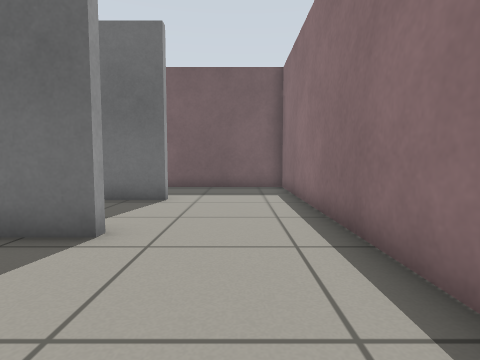
[1] (above)

18 first-person views from a walk through a Gazebo world. The camera is 0.58 m above the floor, tilts 4° down and sees 80° across. The floor is counted in squares, 0.5 m on a side. Each view is taken from the middle of a square. On the plan, view 1 faces up. The plan holds only what a view shows up to about 12 squares ahead; the rest is blank.

[2]
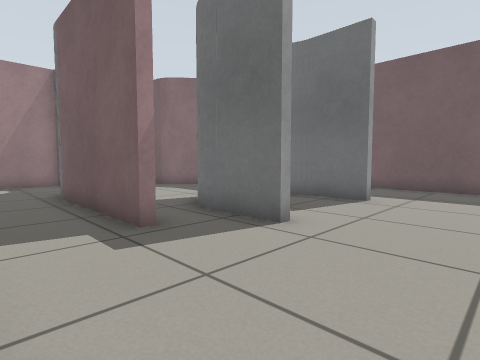

[3]
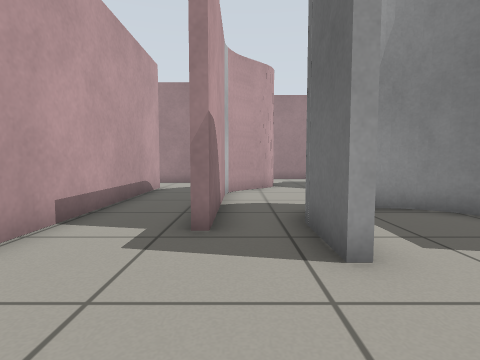

[4]
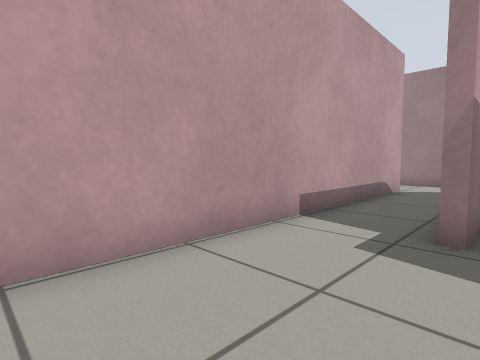

[5]
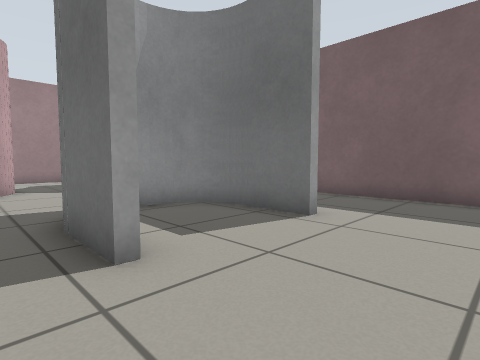

[6]
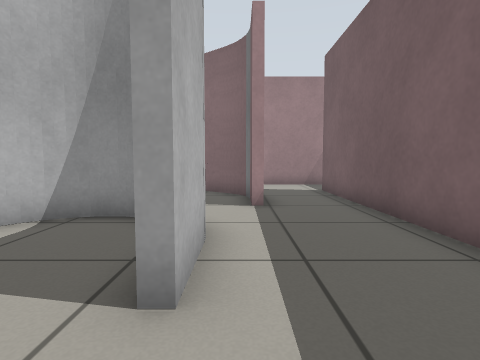

[7]
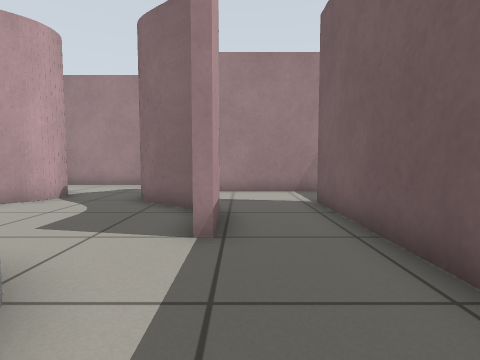

[8]
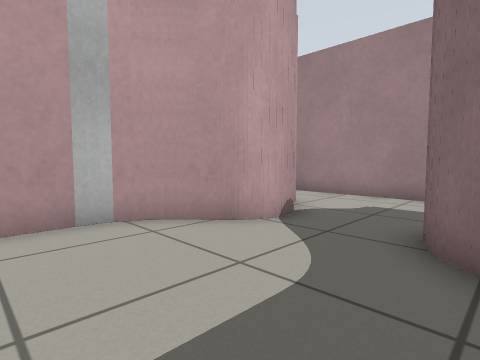

[9]
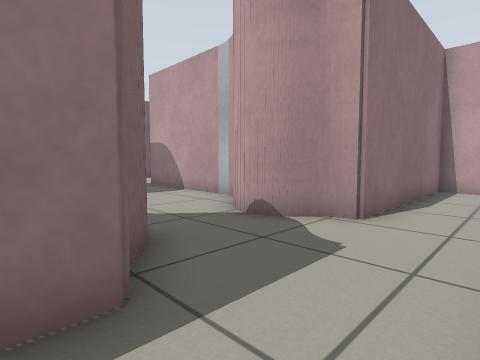

[10]
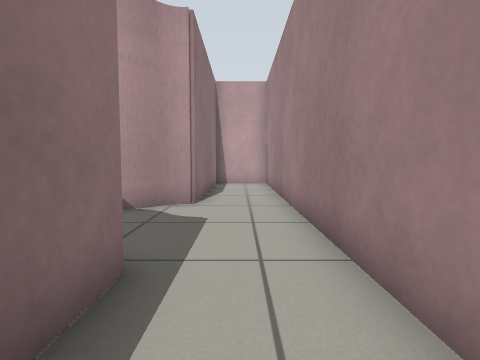

[11]
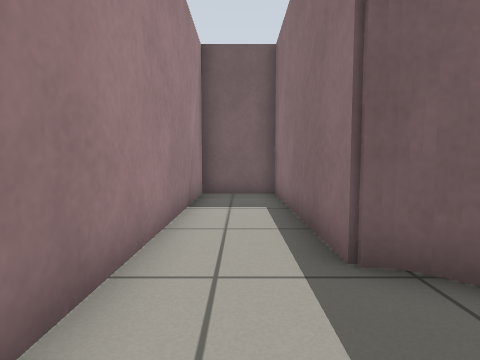

[12]
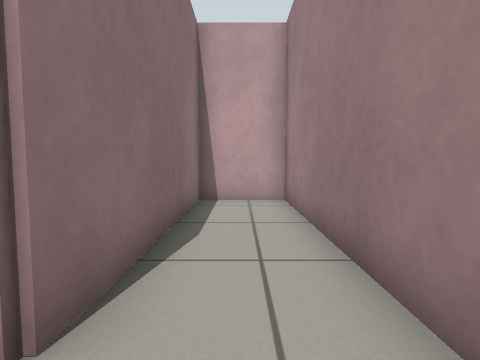

[13]
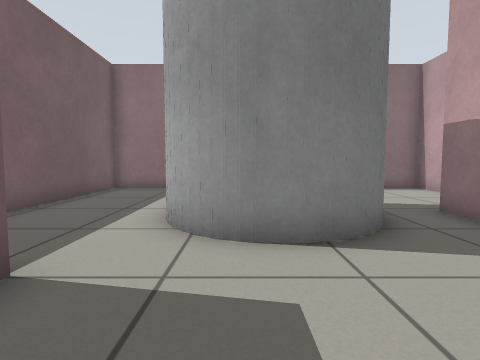

[14]
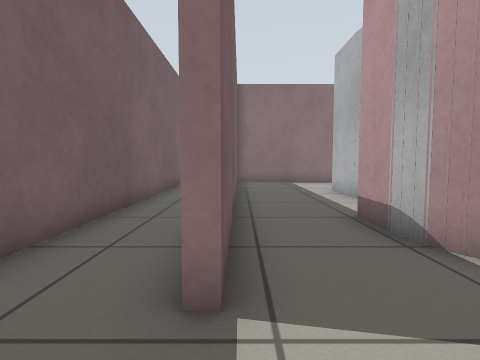

[15]
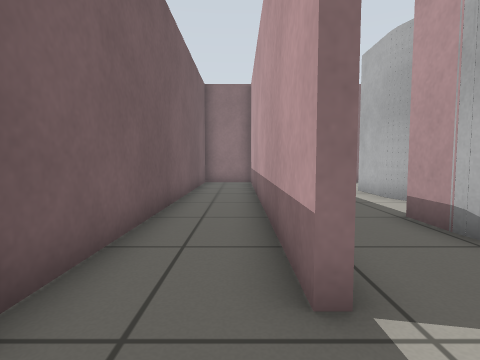

[16]
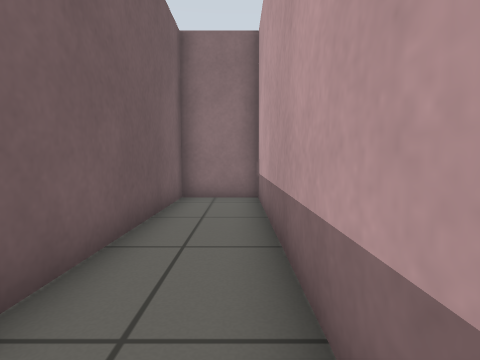

[17]
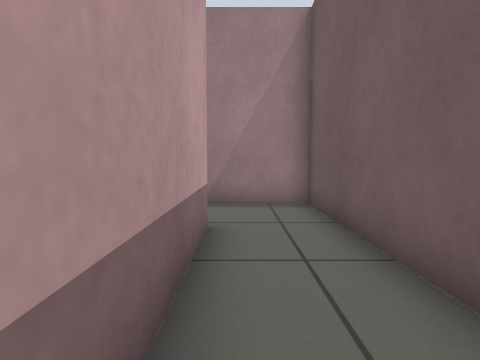

[18]
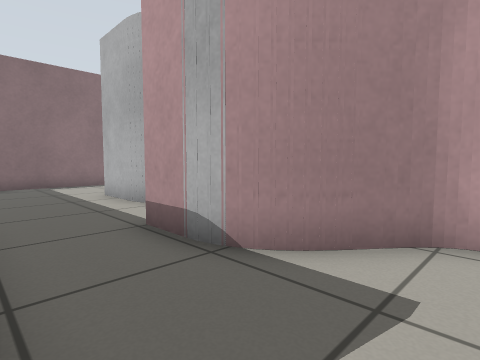

### Floor plan
Key: @ floor where view 1 was taken; # wall or solid block; . floor; G goal; P grey post.
Columns run from 17 left of view 1 to 2 right of it. Each row starts with its distance up from view 1.
 15 ####################
 14 #..#...............#
 13 #..#...............#
 12 #..#...#############
 11 #..#...............#
 10 #..#...............#
  9 #..#...#P#.........#
  8 #..##.##...GGGGG...#
  7 #...###....G.......#
  6 #..........G.......#
  5 #..........GG......#
  4 #..####.....GGGG...#
  3 #..#..##...........#
  2 #..#... P#####.....#
  1 #..#...............#
  0 #..#.............@.#
 -1 #..#   #############
 -2 #..#
 -3 #..#
 -4 ####

Positions as (right, up) in squares from view 1, and headings:
1: (0, 0), facing up
2: (1, 0), facing up-left
3: (1, 3), facing left
4: (1, 3), facing down-left
5: (1, 3), facing up-left
6: (0, 9), facing left
7: (-3, 10), facing left
8: (-7, 8), facing down-left
9: (-16, 9), facing down-right
10: (-15, 11), facing down
11: (-15, 5), facing up
12: (-15, 5), facing down
13: (-10, 7), facing right
14: (-13, 12), facing right
15: (-13, 13), facing right
16: (-7, 13), facing right
17: (-6, 13), facing left
18: (-12, 12), facing down-right
